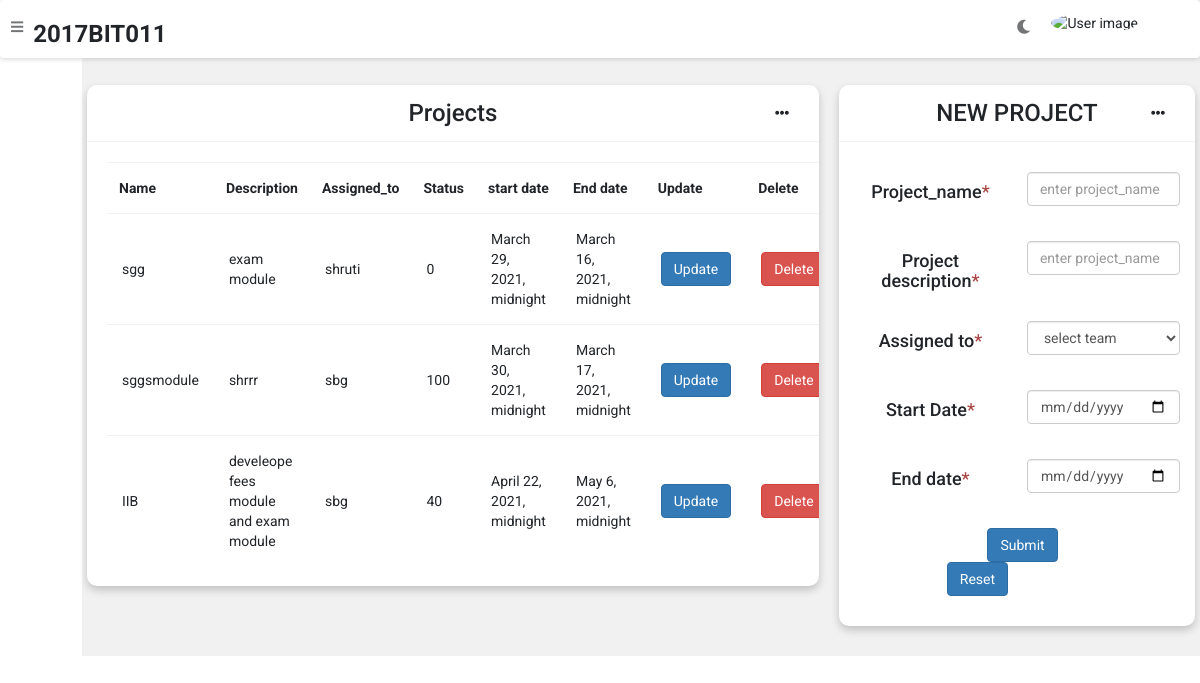
Screenshot of /task/project with the database file from the repository.
### task/models.py (models this page shows, shortened)
class Project(models.Model):
    proj_name = models.CharField(max_length=200,default='newproj', unique=True , primary_key=True)
    Proj_description =  models.CharField(max_length=500,default="description", null=True, blank=True)
    proj_status = models.IntegerField(default="0",null=True, blank=True)
    assigned_to = models.ForeignKey(team, on_delete=models.DO_NOTHING)
    start_date =models.DateTimeField(default=timezone.now)
    end_date = models.DateTimeField(default=timezone.now)

### teams/models.py (models this page shows)
class team(models.Model):
    team_name = models.CharField(max_length=100,primary_key=True,unique=True)
    team_description =  models.CharField(max_length=500,default='desc',null=True,blank=True)
    date_start = models.DateTimeField(default=timezone.now)
    status = models.CharField(max_length=10, default='free')
    def __str__(self):
        return self.team_name

### task/views.py (the view)
# urls.py: path('project', views.project, name='project'),
def project(request):
    obj=Project.objects.all()
    obj1 = team.objects.filter(status="free")
    dict1 = {'obj':obj, 'obj1':obj1}
    return render(request, "project.html", dict1)

### task/templates/project.html (shortened to what this page needs)
{% extends 'admin-nav.html' %}
{% block content %}
	<div class="wrapper">
		<div class="row">
			<div class="col-8 col-m-12 col-sm-12">
				<div class="card">
					<div class="card-header">
						<h3 class='text-center'>
							Projects
						</h3>
						<i class="fas fa-ellipsis-h"></i>
					</div>
					<div class="card-content">
						<table>
							<thead>
								<tr>
									<th>Name</th>
                                    <th>Description</th>
                                    <th>Assigned_to</th>
                                    <th>Status</th>
                                    <th>start date</th>
									<th>End date</th>
                                    <th>Update</th>
                                    <th>Delete</th>
								</tr>
							</thead>
							<tbody>
								 {% for i in obj %}
                                <tr>
                                    <td>{{ i.proj_name }}</td>
									<td>{{ i.Proj_description}}</td>
                                    <td>{{ i.assigned_to }}</td>
                                    <td>{{ i.proj_status }}</td>
                                    <td>{{ i.start_date }}</td>
                                    <td>{{ i.end_date }}</td>
                                    <td><a href="{% url 'projectupdate' pk=i.proj_name %}"><button type="submit" class="btn btn-primary">Update</button></a></td>
									<td><a href="{% url 'projectdelete' pk=i.proj_name %}" onclick="return confirm('Are you sure you want to delete this?')"><button type="submit" class="btn-danger btn ">Delete</button></a></td>
								</tr>
                                {% endfor %}
							</tbody>
						</table>
					</div>
				</div>
			</div>
			<div class="col-4 col-m-12 col-sm-12">
				<div class="card">
					<div class="card-header text-center">
						<h3>
								NEW PROJECT
						</h3>
						<i class="fas fa-ellipsis-h"></i>
					</div>
					<div class="card-content">
                   <form action="{% url 'addproject' %}" method="POST" id='myForm'>
                <div class="row">
                    <div class="col-6 text-center">
                       <h4>Project_name<span class="text-danger">*</span> </h4>
                    </div>
                    <div class="col-6 ">
                     <div class="form-group">
                         <input type="text" class="form-control" id="project_name" name='proj_name'  placeholder="enter project_name" required>
                          </div>
                    </div>
                </div>
                <div class="row">
                    <div class="col-6 text-center">
                       <h4>Project description<span class="text-danger">*</span> </h4>
                    </div>
                    <div class="col-6 ">
                     <div class="form-group">
                         <input type="text" class="form-control" name='proj_description'  placeholder="enter project_name" required>
                          </div>
                    </div>
                </div>
                <div class="row">
                       <div class="col-6 text-center">
                     <h4>Assigned to<span class="text-danger">*</span> </h4>
                       </div>
                       <div class="col-6 ">
                        <div class="form-group">
                            <select class="form-select form-control" name="team_name" aria-label="Default select example">
                            <option selected>select  team</option>
                          </select>
                       </div>
                       </div>
                   </div>
                <div class="row">
                    <div class="col-6 text-center">
                       <h4>Start Date<span class="text-danger">*</span> </h4>
                    </div>
                    <div class="col-6 ">
                     <div class="form-group">
                         <input type="date" class="form-control" id="startdate" name='startdate' required>
                          </div>
                    </div>
                </div>
                <div class="row">
                    <div class="col-6 text-center">
                       <h4>End date<span class="text-danger">*</span> </h4>
                    </div>
                    <div class="col-6 ">
                     <div class="form-group">
                         <input type="date" class="form-control" id="enddate" name='enddate'  required>
                          </div>
                    </div>
                </div>
                <div class="row">
                <div class="container bg-light">
                    <div class="col-md-9 text-center">
                        <button type="submit" class="btn btn-primary text-center">Submit</button>
                        <button type="button" onclick="myFunction()" class="btn btn-primary text-center">Reset</button>
                    </div>
				</div>
				</div>
            </form>
					</div>
				</div>
			</div>
		</div>
	</div>
	{% endblock %}

### static/css/login.css (style rules this page uses)
* { margin: 0; padding: 0; box-sizing: border-box; user-select: none; }

### static/css/style.css (style rules this page uses)
:root { --primary-color: #4834d4; --success-color: #6ab04c; --warning-color: #f0932b; --danger-color: #eb4d4b; --light-color: #212529; --light-second-color: #727475; --light-background: #ffffff; --light-second-background: #f1f1f1; --dark-color: #909090; --dark-second-color: #f5f6fa; --dark-background: #23242D; --dark-second-background: #181818; }
.light { --main-bg-color: var(--light-background); --second-bg-color: var(--light-second-background); --main-color: var(--light-color); --second-color: var(--light-second-color); }
* { box-sizing: border-box; }
body { font-family: 'Roboto', sans-serif; background: var(--main-bg-color); color: var(--main-color); margin: 0; }
.wrapper { padding: 10px; margin-left: 82px; padding-top: 75px; background: var(--second-bg-color); transition: margin-left .5s; }
.row { display: flex; flex-wrap: wrap; flex-direction: row; }
.row:after, .row:before { box-sizing: border-box; }
[class*="col-"] { padding: 10px; }
@media only screen and (min-width: 600px) { .col-sm-12 { width: 100%; } }
@media only screen and (min-width: 768px) { .col-m-12 { width: 100%; } }
@media only screen and (min-width: 992px) { .col-4 { width: 33.33%; } }
@media only screen and (min-width: 992px) { .col-6 { width: 50%; } }
@media only screen and (min-width: 992px) { .col-8 { width: 66.66%; } }
.card { background: var(--main-bg-color); color: var(--main-color); border-radius: 10px; margin-bottom: 10px; box-shadow: 0 4px 8px 0 rgba(0,0,0,0.2); }
.card-header { padding: 15px 30px; border-bottom: 1px solid var(--second-bg-color); position: relative; }
.card-header i { color: var(--main-color); position: absolute; right: 30px; top: 50%; transform: translateY(-50%); }
.card-header h3 { margin: 0; }
.card-content { padding: 20px; overflow-x: auto; }
table { border-collapse: collapse; width: 100%; }
table td { border-top: 1px solid var(--second-bg-color); padding: 15px; }
table th { border-top: 1px solid var(--second-bg-color); border-bottom: 1px solid var(--second-bg-color); padding: 15px 12px; text-align: left; }

### rows the page displays
Project: proj_name "sgg", Proj_description "exam module", assigned_to "shruti", proj_status "0", start_date "March 29, 2021, midnight", end_date "March 16, 2021, midnight"
Project: proj_name "sggsmodule", Proj_description "shrrr", assigned_to "sbg", proj_status "100", start_date "March 30, 2021, midnight", end_date "March 17, 2021, midnight"
Project: proj_name "IIB", Proj_description "develeope fees module and exam module", assigned_to "sbg", proj_status "40", start_date "April 22, 2021, midnight", end_date "May 6, 2021, midnight"
